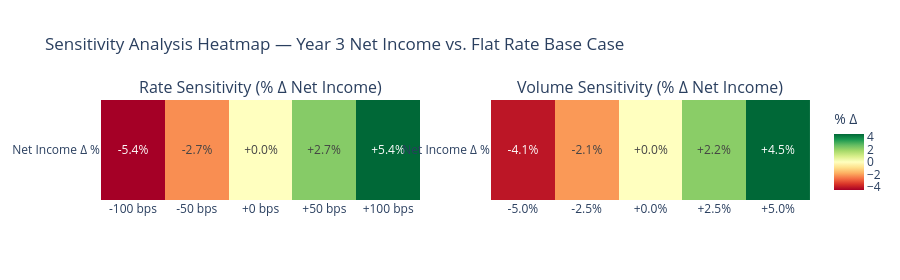

Notebook cell for this chart:
### Code cell
# SECTION 7D — Sensitivity Heatmap
# Condenses sensitivity tables into an at-a-glance visual
# for risk management and scenario planning discussions

rate_labels = rate_sensitivity_df["Rate Shock (bps)"].tolist()
rate_deltas = rate_sensitivity_df["Change vs. Base (%)"].tolist()
vol_labels  = vol_sensitivity_df["Loan Growth Shock"].tolist()
vol_deltas  = vol_sensitivity_df["Change vs. Base (%)"].tolist()

fig_heat = make_subplots(
    rows=1, cols=2,
    subplot_titles=[
        "Rate Sensitivity (% Δ Net Income)",
        "Volume Sensitivity (% Δ Net Income)"
    ]
)

fig_heat.add_trace(go.Heatmap(
    z=[rate_deltas],
    x=rate_labels,
    y=["Net Income Δ %"],
    colorscale="RdYlGn",
    zmid=0,
    text=[[f"{v:+.1f}%" for v in rate_deltas]],
    texttemplate="%{text}",
    showscale=False
), row=1, col=1)

fig_heat.add_trace(go.Heatmap(
    z=[vol_deltas],
    x=vol_labels,
    y=["Net Income Δ %"],
    colorscale="RdYlGn",
    zmid=0,
    text=[[f"{v:+.1f}%" for v in vol_deltas]],
    texttemplate="%{text}",
    showscale=True,
    colorbar=dict(title="% Δ")
), row=1, col=2)

fig_heat.update_layout(
    title="Sensitivity Analysis Heatmap — Year 3 Net Income vs. Flat Rate Base Case",
    height=280,
    template="plotly_white"
)
fig_heat.show()

### Figure 1 — Plotly figure (JSON) as saved in the notebook; plotly's stock layout.template omitted (floating-point values rounded to 4 significant figures)
{"data": [{"colorscale": [[0, "rgb(165,0,38)"], [0.1, "rgb(215,48,39)"], [0.2, "rgb(244,109,67)"], [0.3, "rgb(253,174,97)"], [0.4, "rgb(254,224,139)"], [0.5, "rgb(255,255,191)"], [0.6, "rgb(217,239,139)"], [0.7, "rgb(166,217,106)"], [0.8, "rgb(102,189,99)"], [0.9, "rgb(26,152,80)"], [1, "rgb(0,104,55)"]], "showscale": false, "text": [["-5.4%", "-2.7%", "+0.0%", "+2.7%", "+5.4%"]], "texttemplate": "%{text}", "type": "heatmap", "x": ["-100 bps", "-50 bps", "+0 bps", "+50 bps", "+100 bps"], "xaxis": "x", "y": ["Net Income Δ %"], "yaxis": "y", "z": [[-5.44, -2.72, 0, 2.72, 5.44]], "zmid": 0}, {"colorbar": {"title": {"text": "% Δ"}}, "colorscale": [[0, "rgb(165,0,38)"], [0.1, "rgb(215,48,39)"], [0.2, "rgb(244,109,67)"], [0.3, "rgb(253,174,97)"], [0.4, "rgb(254,224,139)"], [0.5, "rgb(255,255,191)"], [0.6, "rgb(217,239,139)"], [0.7, "rgb(166,217,106)"], [0.8, "rgb(102,189,99)"], [0.9, "rgb(26,152,80)"], [1, "rgb(0,104,55)"]], "showscale": true, "text": [["-4.1%", "-2.1%", "+0.0%", "+2.2%", "+4.5%"]], "texttemplate": "%{text}", "type": "heatmap", "x": ["-5.0%", "-2.5%", "+0.0%", "+2.5%", "+5.0%"], "xaxis": "x2", "y": ["Net Income Δ %"], "yaxis": "y2", "z": [[-4.11, -2.1, 0, 2.21, 4.52]], "zmid": 0}], "layout": {"annotations": [{"font": {"size": 16}, "showarrow": false, "text": "Rate Sensitivity (% Δ Net Income)", "x": 0.225, "xanchor": "center", "xref": "paper", "y": 1, "yanchor": "bottom", "yref": "paper"}, {"font": {"size": 16}, "showarrow": false, "text": "Volume Sensitivity (% Δ Net Income)", "x": 0.775, "xanchor": "center", "xref": "paper", "y": 1, "yanchor": "bottom", "yref": "paper"}], "height": 280, "title": {"text": "Sensitivity Analysis Heatmap — Year 3 Net Income vs. Flat Rate Base Case"}, "xaxis": {"anchor": "y", "domain": [0, 0.45]}, "xaxis2": {"anchor": "y2", "domain": [0.55, 1]}, "yaxis": {"anchor": "x", "domain": [0, 1]}, "yaxis2": {"anchor": "x2", "domain": [0, 1]}}}
